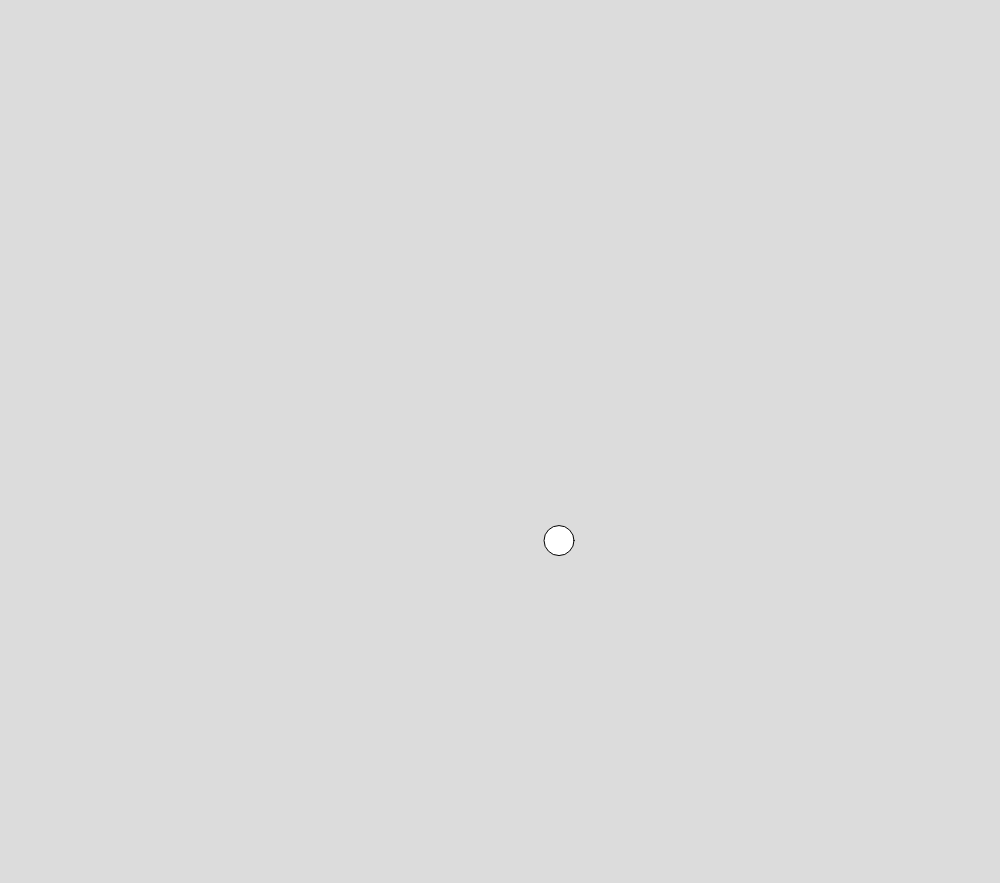
Frame 1 (no input)
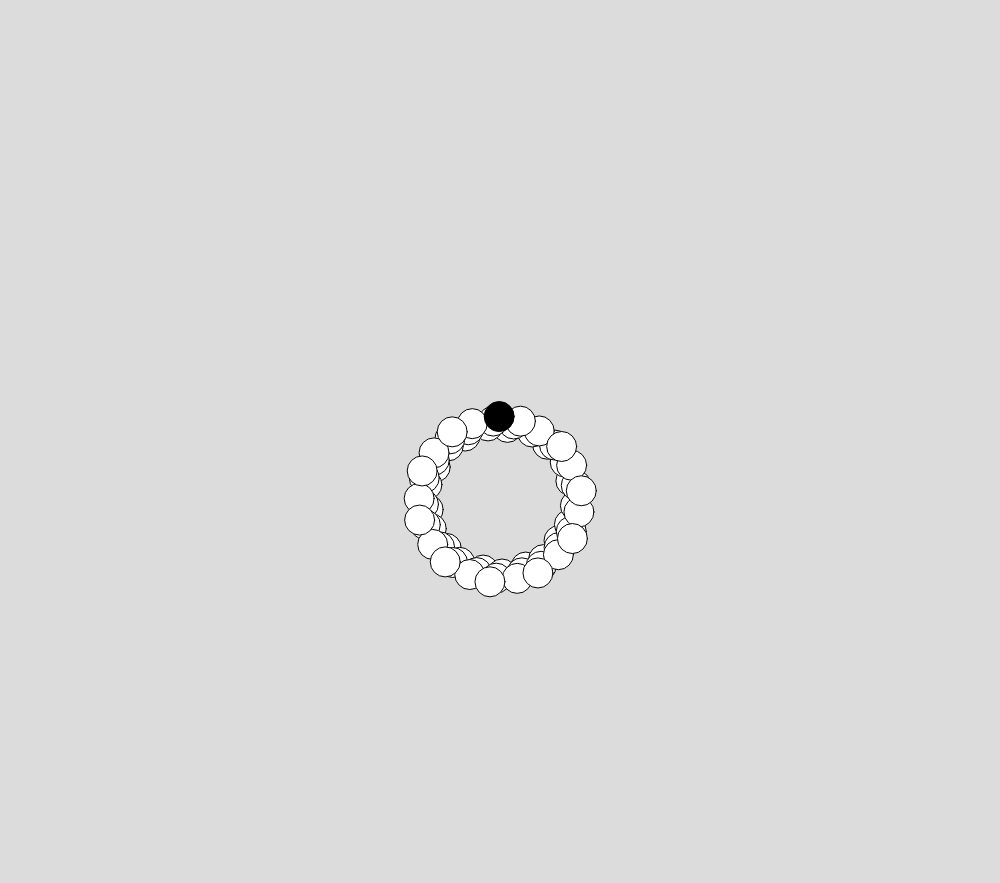
Frame 60 (no input)
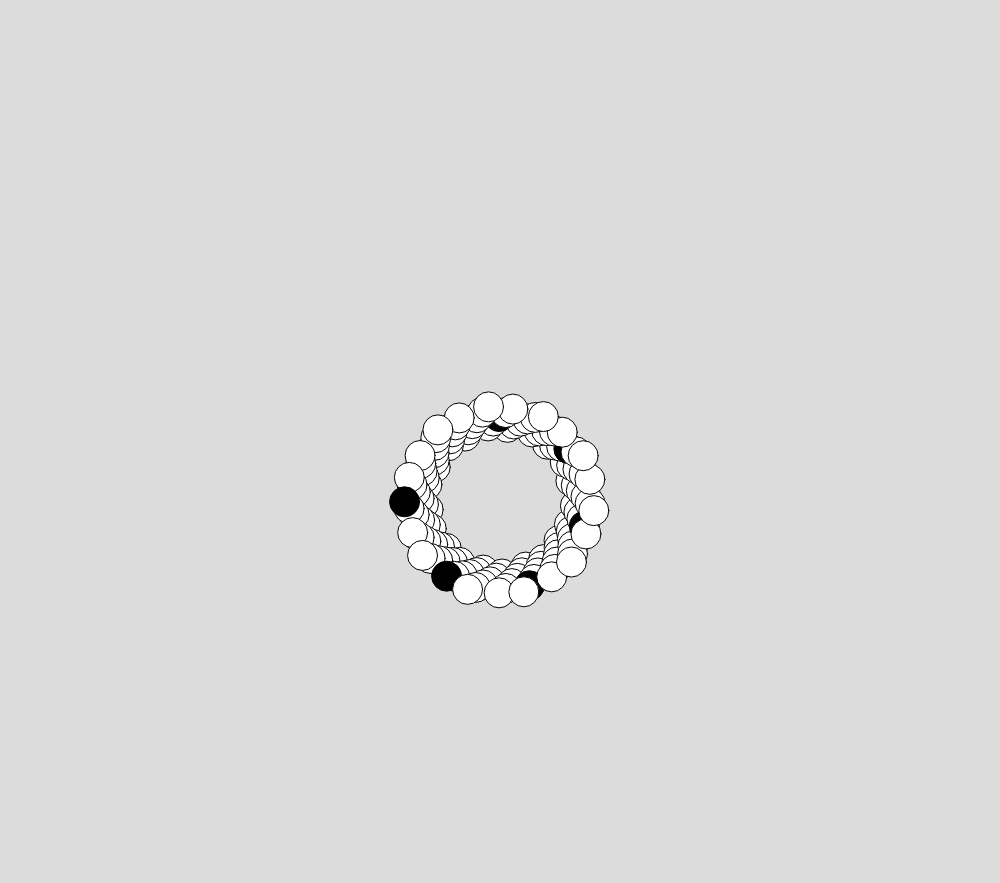
Frame 120 (the mouse pressed at the canvas centre since frame 60)

The p5.js sketch that drew these frames (run headless with seeded random() and noise() and a simulated clock; from frame 60 on, the mouse is pressed at the canvas centre):

// p5.js sketch
// ── sketch.js

let degree = 0;
let degreeStep = 19;
let radius = 50;
let radiusStep;
let colorStep;
let screen
let screensize
let isPaused=false

function setup() {
  screen = Math.min(window.innerWidth, window.innerHeight)
  screensize = [screen ,screen]
  createCanvas(screensize[0], screensize[1]);
  background(220);
  radius = random(100);
  degreeStep = random(20,90);
  radiusStep = random(20);
  colorStep = int(random(2,50));
  showCurrentParam(radius, degreeStep, radiusStep, colorStep)
  print('Pause : Space bar');
  print('radius: '+radius + ', degreeStep: ' + degreeStep + ', radiusStep: ' + radiusStep);
  print('colorStep: '+colorStep);
}

function draw() {
  if (isPaused) return;
  degree = degree + degreeStep;
  if (degree > 360) {
    degree -= 360;
  }
  radius = radius + 0.2;
  if (radius > screen/2) {
    radius = 0;
    setup();
  }
  centerX = cos(radians(degree))*radius;
  centerY = sin(radians(degree))*radius;
  bigCenterX = screensize[0]/2;
  bigCenterY = screensize[1]/2;
  circle(bigCenterX+centerX,bigCenterY+centerY,30);
  if (int(degree) % colorStep == 0) {
    fill('#000000')
  } else {
    fill('#ffffff')
  }
  
  
}


function keyPressed() {
  let keyIndex = -1;
  if (key == 'a') {
    step -= 1;
  }
  if (key == 's') {
    step += 1;
  }
  if (key == ' ') {
    isPaused = !isPaused
    //pause();
  }
}

function showCurrentParam(radius, degreeStep, radiusStep, colorStep) {
  let param = document.getElementsByClassName('currentParam')[0];

  if (param != undefined) {
    param.remove()
  } else {
    param = document.createElement('h1')
  }

  param.style.textAlign = "center";
  param.className = 'currentParam'
  param.textContent = `radius: ${radius}  degreeStep: ${degreeStep}  radiusStep: ${radiusStep}  colorStep: ${colorStep}`
  document.getElementsByTagName('body')[0].insertAdjacentElement('afterbegin', param)
}
